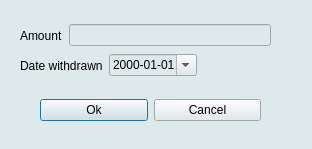
<?xml version="1.0" encoding="UTF-8"?>
<ui version="4.0">
 <class>Withdraw</class>
 <widget class="QDialog" name="Withdraw">
  <property name="geometry">
   <rect>
    <x>0</x>
    <y>0</y>
    <width>312</width>
    <height>149</height>
   </rect>
  </property>
  <property name="windowTitle">
   <string>Dialog</string>
  </property>
  <property name="styleSheet">
   <string notr="true">background-color: rgb(222, 233, 235);</string>
  </property>
  <widget class="QWidget" name="layoutWidget">
   <property name="geometry">
    <rect>
     <x>20</x>
     <y>20</y>
     <width>251</width>
     <height>31</height>
    </rect>
   </property>
   <layout class="QHBoxLayout" name="horizontalLayout">
    <item>
     <widget class="QLabel" name="label">
      <property name="text">
       <string>Amount</string>
      </property>
     </widget>
    </item>
    <item>
     <widget class="QLineEdit" name="lineEdit"/>
    </item>
   </layout>
  </widget>
  <widget class="QWidget" name="layoutWidget">
   <property name="geometry">
    <rect>
     <x>20</x>
     <y>50</y>
     <width>177</width>
     <height>31</height>
    </rect>
   </property>
   <layout class="QHBoxLayout" name="horizontalLayout_2">
    <item>
     <widget class="QLabel" name="label_2">
      <property name="text">
       <string>Date withdrawn</string>
      </property>
     </widget>
    </item>
    <item>
     <widget class="QDateEdit" name="dateEdit">
      <property name="displayFormat">
       <string>yyyy-MM-dd</string>
      </property>
      <property name="calendarPopup">
       <bool>true</bool>
      </property>
     </widget>
    </item>
   </layout>
  </widget>
  <widget class="QWidget" name="layoutWidget">
   <property name="geometry">
    <rect>
     <x>40</x>
     <y>90</y>
     <width>221</width>
     <height>41</height>
    </rect>
   </property>
   <layout class="QHBoxLayout" name="horizontalLayout_3">
    <item>
     <widget class="QPushButton" name="pushButton">
      <property name="text">
       <string>Ok</string>
      </property>
     </widget>
    </item>
    <item>
     <widget class="QPushButton" name="pushButton_2">
      <property name="text">
       <string>Cancel</string>
      </property>
     </widget>
    </item>
   </layout>
  </widget>
 </widget>
 <resources/>
 <connections>
  <connection>
   <sender>pushButton_2</sender>
   <signal>clicked()</signal>
   <receiver>Withdraw</receiver>
   <slot>close()</slot>
   <hints>
    <hint type="sourcelabel">
     <x>221</x>
     <y>105</y>
    </hint>
    <hint type="destinationlabel">
     <x>281</x>
     <y>114</y>
    </hint>
   </hints>
  </connection>
 </connections>
</ui>
